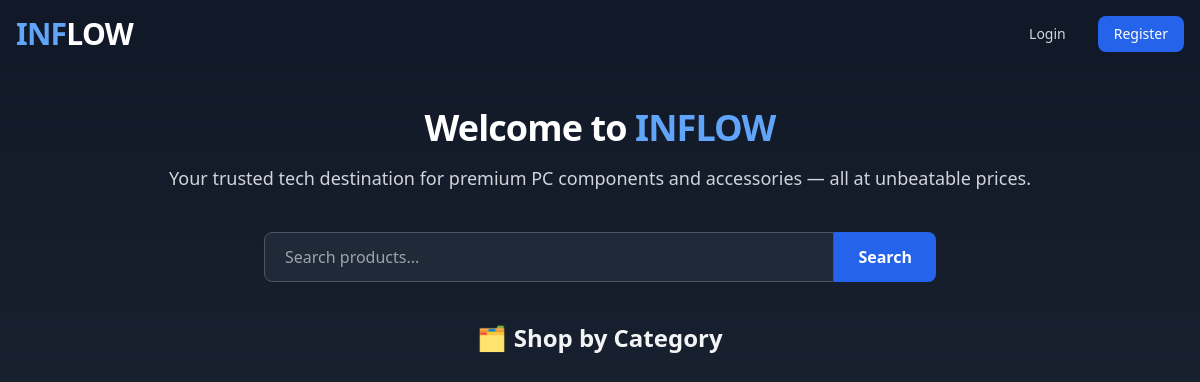
Before: / with the older database file.
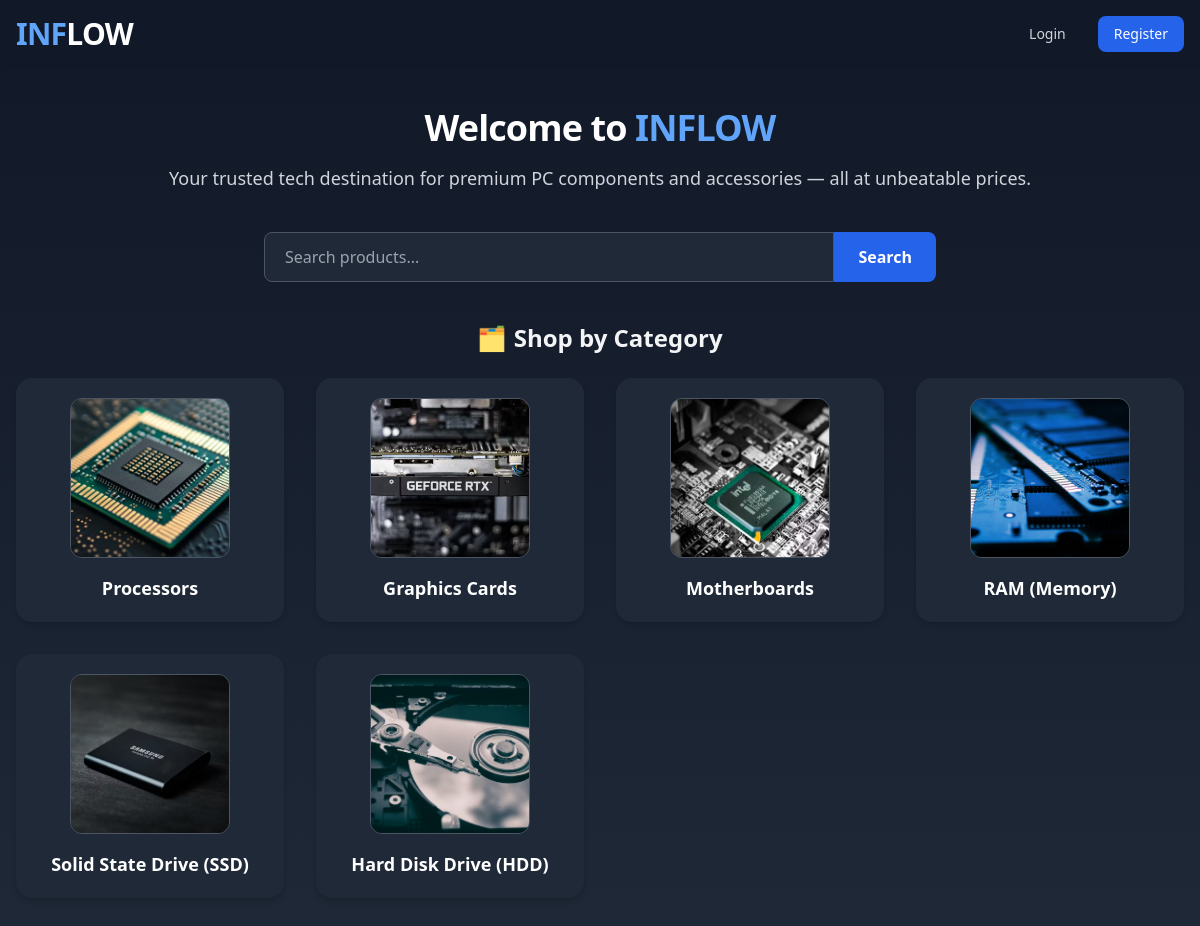
After: the same page with the newer database file.
### inventory/models.py (models this page shows, shortened)
class Category(models.Model):
    name = models.CharField(max_length=100)
    image = models.ImageField(upload_to='category_images/', blank=True, null=True)

### storefront/views.py (the view)
# urls.py: path('', views.storefront_home, name='storefront_home'),
def storefront_home(request):
    query = request.GET.get('q')
    products = None
    categories = None
    if query:
        products = Product.objects.filter(
            Q(name__icontains=query)
        )
    else:
        categories = Category.objects.all()
    if request.user.is_authenticated:
        customer, created = Customer.objects.get_or_create(user=request.user)
        cart, created = Cart.objects.get_or_create(customer=customer)
        cart_items = cart.cart_items.all()
        cart_items_count = len(cart_items)
        cart_subtotal = cart.get_subtotal()
        context = {
            'categories': categories,
            'cart_items': cart_items,
            'cart_items_count': cart_items_count,
            'cart_subtotal': cart_subtotal
        }
    else:
        context = {
            'categories': categories
        }
    return render(request, 'storefront/storefront_home.html', context)

### storefront/templates/storefront/storefront_home.html (shortened to what this page needs)
{% extends 'base.html' %}
{% load static %}
{% block content %}
<div class="bg-gradient-to-b from-gray-900 to-gray-800 min-h-screen text-gray-100">
<header class="bg-gray-900 shadow-sm top-0 z-50" x-data="{ cartOpen: false }">
  <div class="max-w-7xl mx-auto px-4 py-4 flex justify-between items-center">
    <a href="/" class="text-3xl font-extrabold tracking-tight text-blue-400 select-none">
      INF<span class="text-white">LOW</span>
    </a>
    <div class="flex items-center space-x-4 text-sm text-gray-300">
      {% if user.is_authenticated and not user.is_superuser %}
        <span>Welcome, {{ user.first_name|default:user.username }}!</span>
        <button @click="cartOpen = true" class="relative text-white hover:text-blue-400 transition">
          <svg class="w-6 h-6" fill="none" stroke="currentColor" stroke-width="2"
               viewBox="0 0 24 24" stroke-linecap="round" stroke-linejoin="round">
            <circle cx="9" cy="21" r="1" />
            <circle cx="20" cy="21" r="1" />
            <path d="M1 1h4l2.68 13.39a2 2 0 0 0 2 1.61h9.72a2 2 0 0 0 2-1.61L23 6H6" />
          </svg>
          {% if cart_item_count %}
          <span class="absolute -top-2 -right-2 bg-red-600 text-white rounded-full text-xs w-5 h-5 flex items-center justify-center">
            {{ cart_item_count }}
          </span>
          {% endif %}
        </button>
        <a href="{% url 'account_info' %}" class="px-4 py-2 rounded-lg bg-blue-600 text-white hover:bg-blue-700 transition">
          My Account
        </a>
        <a href="{% url 'logout_user' %}" class="px-4 py-2 rounded-lg bg-red-600 text-white hover:bg-red-700 transition">
          Logout
        </a>
      {% else %}
        <a href="{% url 'login' %}" class="px-4 py-2 rounded-lg text-gray-300 hover:text-blue-400 transition">
          Login
        </a>
        <a href="{% url 'register' %}" class="px-4 py-2 rounded-lg bg-blue-600 text-white hover:bg-blue-700 transition">
          Register
        </a>
      {% endif %}
    </div>
  </div>
</header>
  <section class="py-10 text-center">
    <h1 class="text-4xl font-bold text-white tracking-tight mb-4">
      Welcome to <span class="text-blue-400">INFLOW</span>
    </h1>
    <p class="text-gray-300 text-lg">
      Your trusted tech destination for premium PC components and accessories — all at unbeatable prices.
    </p>
  </section>
  <div class="mb-10 flex justify-center px-4">
    <form method="get" action="{% url 'storefront_home' %}" class="flex w-full max-w-2xl">
      <input
        type="text"
        name="q"
        placeholder="Search products..."
        class="flex-grow px-5 py-3 rounded-l-lg border border-gray-600 bg-gray-800 text-white placeholder-gray-400 focus:outline-none focus:ring-2 focus:ring-blue-500 shadow-sm"
      />
      <button
        type="submit"
        class="px-6 py-3 bg-blue-600 text-white font-semibold rounded-r-lg hover:bg-blue-700 transition"
      >
        Search
      </button>
    </form>
  </div>
  <div class="max-w-7xl mx-auto px-4 pb-20">
    <h2 class="text-2xl font-bold text-gray-100 mb-6 text-center">🗂️ Shop by Category</h2>
    <div class="grid grid-cols-1 sm:grid-cols-2 md:grid-cols-3 lg:grid-cols-4 gap-8">
      {% for category in categories %}
        <a href="{% url 'category_products' category.id %}"
           class="group bg-gray-800 rounded-2xl shadow-md hover:bg-gray-700 hover:shadow-xl transition-shadow duration-300 transform hover:-translate-y-1 p-5 flex flex-col items-center text-center hover:ring-1 hover:ring-blue-400">
          {% if category.image %}
            <img src="{{ category.image.url }}" alt="{{ category.name }}"
                 class="h-40 w-40 object-cover rounded-xl border border-gray-600 group-hover:scale-105 transition-transform duration-300">
          {% else %}
            <div class="h-40 w-40 bg-gray-700 text-gray-400 flex items-center justify-center rounded-xl border border-gray-600">
              <span class="text-sm">No Image</span>
            </div>
          {% endif %}
          <h3 class="mt-4 text-lg font-semibold text-white group-hover:text-blue-400 transition-colors duration-300">
            {{ category.name }}
          </h3>
        </a>
      {% endfor %}
    </div>
  </div>
</div>
{% endblock %}

### templates/base.html (shortened to what this page needs)
<!DOCTYPE html>
<html lang="en">
<head>
    <script src="https://cdn.tailwindcss.com"></script>
</head>
<body class="bg-gray-100 font-sans leading-normal tracking-normal">
    {% block content %}
    {% endblock %}
</body>
</html>

Changed rows visible on the page:
added Category: image (picture), name "Processors"
added Category: image (picture), name "Graphics Cards"
added Category: image (picture), name "Motherboards"
added Category: image (picture), name "RAM (Memory)"
added Category: image (picture), name "Solid State Drive (SSD)"
added Category: image (picture), name "Hard Disk Drive (HDD)"
